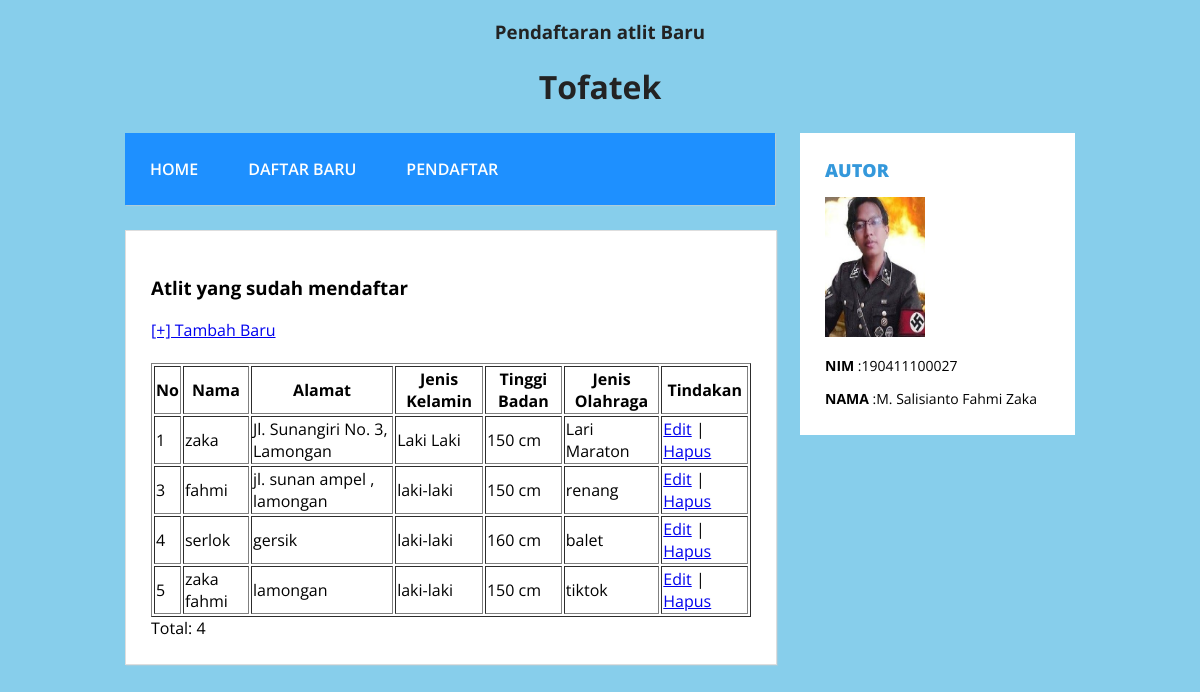
/list-atlit.php, run on the app's committed database.
### tables this page shows
CREATE TABLE `calon_atlit` (
  `id` int(11) NOT NULL,
  `nama` varchar(64) NOT NULL,
  `alamat` varchar(255) NOT NULL,
  `jenis_kelamin` varchar(16) NOT NULL,
  `tinggi_badan` varchar(16) NOT NULL,
  `jenis_olahraga` varchar(64) NOT NULL
);

### list-atlit.php (the view, shortened to what this page needs)
<?php include("config.php"); ?>
<!DOCTYPE html>
<html>
<head>
    <link rel="stylesheet" type="text/css" href="assets/style.css">
</head>
<body>
    <header>
        <h3>Pendaftaran atlit Baru</h3>
        <h1>Tofatek</h1>
    </header>
    <div class="wrap">
        <nav class="menu">
            <ul>
                <li><a href="index.php">Home</a></li>
                <li><a href="form-daftar.php">Daftar Baru</a></li>
                <li><a href="list-atlit.php">Pendaftar</a></li>
            </ul>
        </nav>
        <aside class="sidebar">
            <div class="widget">
                <h2>Autor</h2>
                <img src="assets/img/foto.jpeg"  alt="foto" height="140" width="100">
                <p><strong>NIM</strong>  :190411100027</p>
                <P><strong>NAMA</strong> :M. Salisianto Fahmi Zaka</P>
            </div>
        </aside>
        <div class="blog">
            <div class="conteudo">
                <h3>Atlit yang sudah mendaftar</h3>
                <nav>
                    <a href="form-daftar.php">[+] Tambah Baru</a>
                </nav>
                <br>
                <table border="1">
                    <thead>
                        <tr>
                            <th>No</th>
                            <th>Nama</th>
                            <th>Alamat</th>
                            <th>Jenis Kelamin</th>
                            <th>Tinggi Badan</th>
                            <th>Jenis Olahraga</th>
                            <th>Tindakan</th>
                        </tr>
                    </thead>
                    <tbody>
                        <?php
        $sql = "SELECT * FROM calon_atlit";
        $query = mysqli_query($db, $sql);
        while($atlit = mysqli_fetch_array($query)){
            echo "<tr>";
            echo "<td>".$atlit['id']."</td>";
            echo "<td>".$atlit['nama']."</td>";
            echo "<td>".$atlit['alamat']."</td>";
            echo "<td>".$atlit['jenis_kelamin']."</td>";
            echo "<td>".$atlit['tinggi_badan']."</td>";
            echo "<td>".$atlit['jenis_olahraga']."</td>";
            echo "<td>";
            echo "<a href='form-edit.php?id=".$atlit['id']."'>Edit</a> | ";
            echo "<a href='hapus.php?id=".$atlit['id']."'>Hapus</a>";
            echo "</td>";
            echo "</tr>";
        }
        ?>
                    </tbody>
                </table>
                <p>Total: <?php echo mysqli_num_rows($query) ?></p>
            </div>
        </div>
    </div>
</body>
</html>

### assets/style.css (style rules this page uses)
body { background: #87CEEB; margin:0; font-family: 'Open Sans', sans-serif; }
header { text-align: center; color: #232323; }
.wrap { width: 950px; margin:25px auto; }
nav.menu ul { overflow:hidden; color:#fff; list-style: none; float:left; padding:0; width: 650px; margin:0 0 0; background: #1E90FF; -webkit-box-shadow: 1px 1px 1px 0px rgba(204,204,204,0.55); -moz-box-shadow: 1px 1px 1px 0px rgba(204,204,204,0.55); box-shadow: 1px 1px 1px 0px rgba(204,204,204,0.55); }
nav.menu ul li { margin:0; float:left; }
nav.menu ul a { padding:25px; display:block; font-weight:600; font-size: 16px; color:#fff; text-transform: uppercase; transition: all 0.5s ease; text-decoration: none; }
.sidebar { float:right; width:275px; }
.sidebar .widget { padding:25px; margin:0 0 25px; background:#fff; border-bottom: 2px solid #fff; transition: all 0.5s ease; }
.sidebar .widget h2 { padding:0; margin:0 0 15px; color:#3498db; font-size: 18px; font-weight:800; text-transform: uppercase; }
.sidebar .widget p { font-size: 14px; }
.sidebar .widget p:last-child { margin:0; }
.blog { float:left; }
.conteudo { width:600px; padding:25px; margin:25px auto; background: #fff; border:1px solid #dedede; -webkit-box-shadow: 1px 1px 1px 0px rgba(204,204,204,0.35); -moz-box-shadow: 1px 1px 1px 0px rgba(204,204,204,0.35); box-shadow: 1px 1px 1px 0px rgba(204,204,204,0.35); }
.conteudo p:last-child { margin: 0; }

### data on the page
calon_atlit: id "1", nama "zaka", alamat "Jl. Sunangiri No. 3, Lamongan", jenis_kelamin "Laki Laki", tinggi_badan "150 cm", jenis_olahraga "Lari Maraton"
calon_atlit: id "3", nama "fahmi", alamat "jl. sunan ampel , lamongan", jenis_kelamin "laki-laki", tinggi_badan "150 cm", jenis_olahraga "renang"
calon_atlit: id "4", nama "serlok", alamat "gersik", jenis_kelamin "laki-laki", tinggi_badan "160 cm", jenis_olahraga "balet"
calon_atlit: id "5", nama "zaka fahmi", alamat "lamongan", jenis_kelamin "laki-laki", tinggi_badan "150 cm", jenis_olahraga "tiktok"

### other printed values
mysqli_num_rows($query) "4"
